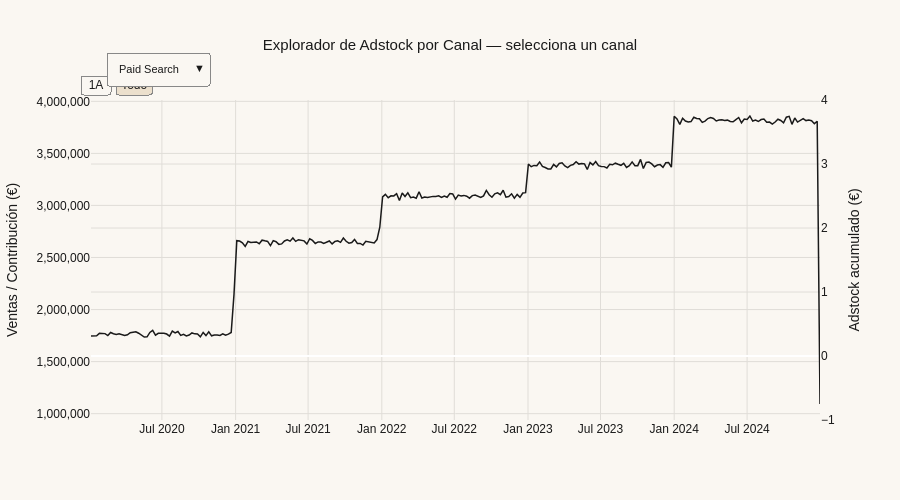

Here is the notebook cell this chart was saved with:
### Markdown cell above
---
## 4. Coeficientes β y Selección de Canales

**Interactúa:** usa el dropdown para explorar cada canal individualmente — verás su adstock acumulado semana a semana y cómo se relaciona con las ventas reales. Los canales purgados (β=0) tienen adstock acumulado pero no contribución al modelo.

### Code cell
# Gráfica 3 — Explorador de adstock por canal (dropdown selector)
fig = go.Figure()

# Traza fija: ventas reales (siempre visible)
fig.add_trace(go.Scatter(
    x=df_model['semana_dt'], y=df_model['Yt'],
    name='Ventas reales (Yt)', mode='lines',
    line=dict(color=BLACK, width=1.5),
    yaxis='y1',
    hovertemplate='<b>Ventas</b>: %{y:,.0f}€<extra></extra>',
))

# Una traza de adstock por canal
for canal in CANALES:
    adstock_vals = df_model[ADSTOCK_MAP[canal]].values
    beta = BETAS[canal]
    activo = canal in CANALES_ACTIVOS
    contrib_semanal = beta * adstock_vals
    color = CANAL_COLORS[canal]

    fig.add_trace(go.Scatter(
        x=df_model['semana_dt'],
        y=adstock_vals,
        name=f'Adstock {canal}',
        mode='lines',
        line=dict(color=color, width=2, dash='solid' if activo else 'dot'),
        yaxis='y2',
        visible=False,
        hovertemplate=f'<b>{canal} adstock</b>: %{{y:,.0f}}€<extra></extra>',
    ))
    # Contribución = beta * adstock
    fig.add_trace(go.Scatter(
        x=df_model['semana_dt'],
        y=contrib_semanal,
        name=f'Contrib. {canal} (β×A)',
        mode='lines',
        fill='tozeroy',
        fillcolor=f'rgba({int(color[1:3],16)},{int(color[3:5],16)},{int(color[5:7],16)},0.15)' if color.startswith('#') else color,
        line=dict(color=color, width=1.5),
        yaxis='y1',
        visible=False,
        hovertemplate=f'<b>{canal} contribución</b>: %{{y:,.0f}}€<extra></extra>',
    ))

# Dropdown: seleccionar canal
n_canales = len(CANALES)
buttons = []
for i, canal in enumerate(CANALES):
    beta = BETAS[canal]
    activo = canal in CANALES_ACTIVOS
    # vis[0]=ventas, luego 2 trazas por canal
    vis = [True] + [False]*(n_canales*2)
    vis[1 + i*2]   = True   # adstock
    vis[1 + i*2+1] = True   # contribución
    estado = f'✓ ACTIVO β={beta:.4f}' if activo else '✗ PURGADO β=0'
    buttons.append(dict(
        label=canal,
        method='update',
        args=[{'visible': vis},
              {'title.text': f'{canal} — {estado}  |  α={CANAL_PARAMS[canal]["alpha"]}'}]
    ))

fig.update_layout(**blayout(
    title=dict(text='Explorador de Adstock por Canal — selecciona un canal', x=0.5),
    updatemenus=[dict(
        type='dropdown',
        x=0.02, y=1.15, xanchor='left', yanchor='top',
        buttons=buttons,
        bgcolor=CREAM, bordercolor=GREY, borderwidth=1,
        font=dict(size=11),
    )],
    yaxis =dict(title='Ventas / Contribución (€)', tickformat=',.0f', gridcolor='#E0DDD8'),
    yaxis2=dict(title='Adstock acumulado (€)', tickformat=',.0f',
                overlaying='y', side='right', gridcolor='#E0DDD8'),
    xaxis =dict(gridcolor='#E0DDD8',
               rangeselector=dict(bgcolor=CREAM, bordercolor=GREY, borderwidth=1,
                   buttons=[dict(count=1,label='1A',step='year',stepmode='backward'),
                            dict(step='all',label='Todo')]),
               rangeslider=dict(visible=False)),
    height=500, hovermode='x unified',
))
fig.show()

### Figure 1 — Plotly figure (JSON) as saved in the notebook; plotly's stock layout.template omitted (floating-point values rounded to 4 significant figures; data arrays with more than 128 entries replaced by an {"elided": "..."} marker saying what was removed)
{"data": [{"hovertemplate": "<b>Ventas</b>: %{y:,.0f}€<extra></extra>", "line": {"color": "#1A1A1A", "width": 1.5}, "mode": "lines", "name": "Ventas reales (Yt)", "type": "scatter", "x": {"elided": "261 str values"}, "y": {"elided": "261 float values"}, "yaxis": "y"}, {"hovertemplate": "<b>Paid Search adstock</b>: %{y:,.0f}€<extra></extra>", "line": {"color": "#C9A84C", "dash": "solid", "width": 2}, "mode": "lines", "name": "Adstock Paid Search", "type": "scatter", "visible": false, "x": {"elided": "261 str values"}, "y": {"elided": "261 float values"}, "yaxis": "y2"}, {"fill": "tozeroy", "fillcolor": "rgba(201,168,76,0.15)", "hovertemplate": "<b>Paid Search contribución</b>: %{y:,.0f}€<extra></extra>", "line": {"color": "#C9A84C", "width": 1.5}, "mode": "lines", "name": "Contrib. Paid Search (β×A)", "type": "scatter", "visible": false, "x": {"elided": "261 str values"}, "y": {"elided": "261 float values"}, "yaxis": "y"}, {"hovertemplate": "<b>Social Paid adstock</b>: %{y:,.0f}€<extra></extra>", "line": {"color": "#D4614B", "dash": "solid", "width": 2}, "mode": "lines", "name": "Adstock Social Paid", "type": "scatter", "visible": false, "x": {"elided": "261 str values"}, "y": {"elided": "261 float values"}, "yaxis": "y2"}, {"fill": "tozeroy", "fillcolor": "rgba(212,97,75,0.15)", "hovertemplate": "<b>Social Paid contribución</b>: %{y:,.0f}€<extra></extra>", "line": {"color": "#D4614B", "width": 1.5}, "mode": "lines", "name": "Contrib. Social Paid (β×A)", "type": "scatter", "visible": false, "x": {"elided": "261 str values"}, "y": {"elided": "261 float values"}, "yaxis": "y"}, {"hovertemplate": "<b>Video Online adstock</b>: %{y:,.0f}€<extra></extra>", "line": {"color": "#2E7D7B", "dash": "solid", "width": 2}, "mode": "lines", "name": "Adstock Video Online", "type": "scatter", "visible": false, "x": {"elided": "261 str values"}, "y": {"elided": "261 float values"}, "yaxis": "y2"}, {"fill": "tozeroy", "fillcolor": "rgba(46,125,123,0.15)", "hovertemplate": "<b>Video Online contribución</b>: %{y:,.0f}€<extra></extra>", "line": {"color": "#2E7D7B", "width": 1.5}, "mode": "lines", "name": "Contrib. Video Online (β×A)", "type": "scatter", "visible": false, "x": {"elided": "261 str values"}, "y": {"elided": "261 float values"}, "yaxis": "y"}, {"hovertemplate": "<b>Display adstock</b>: %{y:,.0f}€<extra></extra>", "line": {"color": "#3A5F8A", "dash": "solid", "width": 2}, "mode": "lines", "name": "Adstock Display", "type": "scatter", "visible": false, "x": {"elided": "261 str values"}, "y": {"elided": "261 float values"}, "yaxis": "y2"}, {"fill": "tozeroy", "fillcolor": "rgba(58,95,138,0.15)", "hovertemplate": "<b>Display contribución</b>: %{y:,.0f}€<extra></extra>", "line": {"color": "#3A5F8A", "width": 1.5}, "mode": "lines", "name": "Contrib. Display (β×A)", "type": "scatter", "visible": false, "x": {"elided": "261 str values"}, "y": {"elided": "261 float values"}, "yaxis": "y"}, {"hovertemplate": "<b>Email CRM adstock</b>: %{y:,.0f}€<extra></extra>", "line": {"color": "#6B4E8A", "dash": "solid", "width": 2}, "mode": "lines", "name": "Adstock Email CRM", "type": "scatter", "visible": false, "x": {"elided": "261 str values"}, "y": {"elided": "261 float values"}, "yaxis": "y2"}, {"fill": "tozeroy", "fillcolor": "rgba(107,78,138,0.15)", "hovertemplate": "<b>Email CRM contribución</b>: %{y:,.0f}€<extra></extra>", "line": {"color": "#6B4E8A", "width": 1.5}, "mode": "lines", "name": "Contrib. Email CRM (β×A)", "type": "scatter", "visible": false, "x": {"elided": "261 str values"}, "y": {"elided": "261 float values"}, "yaxis": "y"}, {"hovertemplate": "<b>Radio Local adstock</b>: %{y:,.0f}€<extra></extra>", "line": {"color": "#4A7C59", "dash": "solid", "width": 2}, "mode": "lines", "name": "Adstock Radio Local", "type": "scatter", "visible": false, "x": {"elided": "261 str values"}, "y": {"elided": "261 float values"}, "yaxis": "y2"}, {"fill": "tozeroy", "fillcolor": "rgba(74,124,89,0.15)", "hovertemplate": "<b>Radio Local contribución</b>: %{y:,.0f}€<extra></extra>", "line": {"color": "#4A7C59", "width": 1.5}, "mode": "lines", "name": "Contrib. Radio Local (β×A)", "type": "scatter", "visible": false, "x": {"elided": "261 str values"}, "y": {"elided": "261 float values"}, "yaxis": "y"}, {"hovertemplate": "<b>Exterior adstock</b>: %{y:,.0f}€<extra></extra>", "line": {"color": "#C97B3A", "dash": "solid", "width": 2}, "mode": "lines", "name": "Adstock Exterior", "type": "scatter", "visible": false, "x": {"elided": "261 str values"}, "y": {"elided": "261 float values"}, "yaxis": "y2"}, {"fill": "tozeroy", "fillcolor": "rgba(201,123,58,0.15)", "hovertemplate": "<b>Exterior contribución</b>: %{y:,.0f}€<extra></extra>", "line": {"color": "#C97B3A", "width": 1.5}, "mode": "lines", "name": "Contrib. Exterior (β×A)", "type": "scatter", "visible": false, "x": {"elided": "261 str values"}, "y": {"elided": "261 float values"}, "yaxis": "y"}, {"hovertemplate": "<b>Prensa adstock</b>: %{y:,.0f}€<extra></extra>", "line": {"color": "#B05070", "dash": "solid", "width": 2}, "mode": "lines", "name": "Adstock Prensa", "type": "scatter", "visible": false, "x": {"elided": "261 str values"}, "y": {"elided": "261 float values"}, "yaxis": "y2"}, {"fill": "tozeroy", "fillcolor": "rgba(176,80,112,0.15)", "hovertemplate": "<b>Prensa contribución</b>: %{y:,.0f}€<extra></extra>", "line": {"color": "#B05070", "width": 1.5}, "mode": "lines", "name": "Contrib. Prensa (β×A)", "type": "scatter", "visible": false, "x": {"elided": "261 str values"}, "y": {"elided": "261 float values"}, "yaxis": "y"}], "layout": {"font": {"color": "#1A1A1A", "family": "sans-serif"}, "height": 500, "hovermode": "x unified", "legend": {"bgcolor": "#FAF7F2", "bordercolor": "#888888", "borderwidth": 1}, "paper_bgcolor": "#FAF7F2", "plot_bgcolor": "#FAF7F2", "title": {"font": {"color": "#1A1A1A", "size": 15}, "text": "Explorador de Adstock por Canal — selecciona un canal", "x": 0.5}, "updatemenus": [{"bgcolor": "#FAF7F2", "bordercolor": "#888888", "borderwidth": 1, "buttons": [{"args": [{"visible": [true, true, true, false, false, false, false, false, false, false, false, false, false, false, false, false, false]}, {"title.text": "Paid Search — ✓ ACTIVO β=2.9529  |  α=0.45"}], "label": "Paid Search", "method": "update"}, {"args": [{"visible": [true, false, false, true, true, false, false, false, false, false, false, false, false, false, false, false, false]}, {"title.text": "Social Paid — ✓ ACTIVO β=5.7599  |  α=0.6"}], "label": "Social Paid", "method": "update"}, {"args": [{"visible": [true, false, false, false, false, true, true, false, false, false, false, false, false, false, false, false, false]}, {"title.text": "Video Online — ✓ ACTIVO β=3.0525  |  α=0.7"}], "label": "Video Online", "method": "update"}, {"args": [{"visible": [true, false, false, false, false, false, false, true, true, false, false, false, false, false, false, false, false]}, {"title.text": "Display — ✓ ACTIVO β=7.3901  |  α=0.4"}], "label": "Display", "method": "update"}, {"args": [{"visible": [true, false, false, false, false, false, false, false, false, true, true, false, false, false, false, false, false]}, {"title.text": "Email CRM — ✓ ACTIVO β=2.0135  |  α=0.15"}], "label": "Email CRM", "method": "update"}, {"args": [{"visible": [true, false, false, false, false, false, false, false, false, false, false, true, true, false, false, false, false]}, {"title.text": "Radio Local — ✓ ACTIVO β=0.9644  |  α=0.5"}], "label": "Radio Local", "method": "update"}, {"args": [{"visible": [true, false, false, false, false, false, false, false, false, false, false, false, false, true, true, false, false]}, {"title.text": "Exterior — ✓ ACTIVO β=3.1073  |  α=0.6"}], "label": "Exterior", "method": "update"}, {"args": [{"visible": [true, false, false, false, false, false, false, false, false, false, false, false, false, false, false, true, true]}, {"title.text": "Prensa — ✓ ACTIVO β=1.5487  |  α=0.25"}], "label": "Prensa", "method": "update"}], "font": {"size": 11}, "type": "dropdown", "x": 0.02, "xanchor": "left", "y": 1.15, "yanchor": "top"}], "xaxis": {"gridcolor": "#E0DDD8", "rangeselector": {"bgcolor": "#FAF7F2", "bordercolor": "#888888", "borderwidth": 1, "buttons": [{"count": 1, "label": "1A", "step": "year", "stepmode": "backward"}, {"label": "Todo", "step": "all"}]}, "rangeslider": {"visible": false}}, "yaxis": {"gridcolor": "#E0DDD8", "tickformat": ",.0f", "title": {"text": "Ventas / Contribución (€)"}}, "yaxis2": {"gridcolor": "#E0DDD8", "overlaying": "y", "side": "right", "tickformat": ",.0f", "title": {"text": "Adstock acumulado (€)"}}}}
